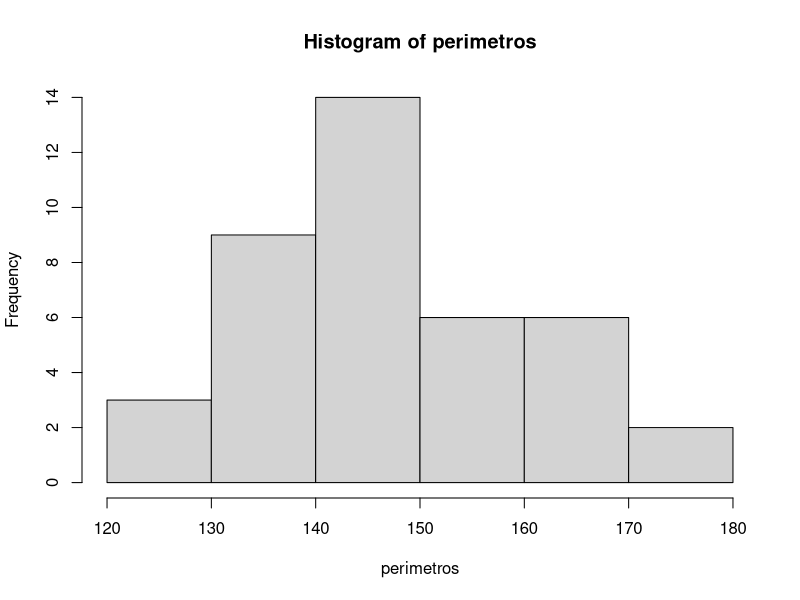
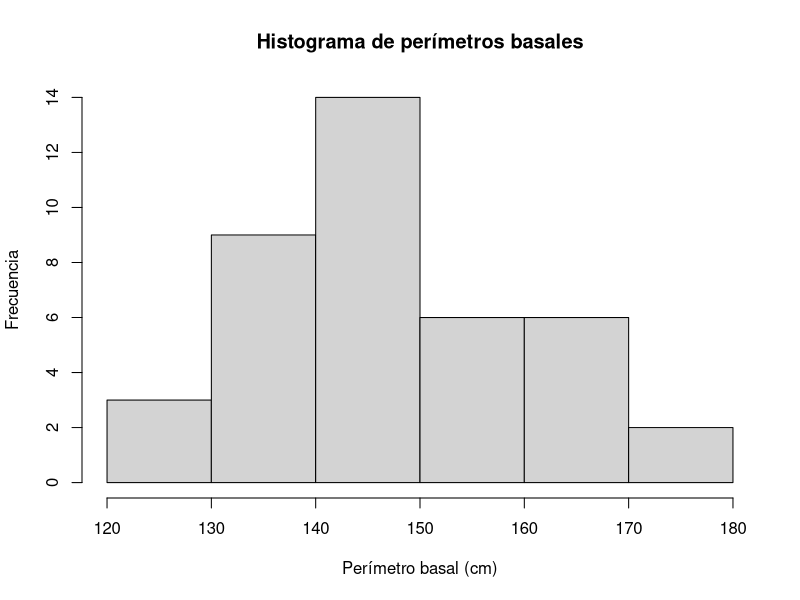

Source code (R) for these figures, in order:
## ---- chunk 1
#borramos todo los objetos en el entorno
rm(list=ls())
## ---- chunk 2
# con c() cargamos un vector llamado perimetros
perimetros <- c(
  138, 164, 150, 132, 144, 125, 149, 157, 146, 158,
  140, 147, 136, 148, 152, 144, 168, 128, 138, 176,
  163, 121, 154, 165, 146, 173, 142, 147, 135, 153,
  140, 135, 161, 145, 135, 161, 145, 142, 150, 156
)
## ---- chunk 3
# TABLA DE FRECUENCIAS AGRUPADAS

intervalos <- seq(120, 180, by = 10)

# Tabla de frecuencias agrupadas
tabla_agrupada <- table(cut(perimetros, breaks = intervalos))
# Marcas de clase
marcas_clase <- (head(intervalos, -1) + tail(intervalos, -1)) / 2


tabla_df <- data.frame(
  Intervalo = names(tabla_agrupada),
  Marca_clase = marcas_clase,
  Frecuencia = as.numeric(tabla_agrupada)
)

tabla_df

tabla_df
## ---- chunk 4
hist(perimetros)

# Histograma con títulos
hist(
  perimetros,
  main = "Histograma de perímetros basales",
  xlab = "Perímetro basal (cm)",
  ylab = "Frecuencia"
)
## ---- chunk 5
media_agrupada <- sum(
  tabla_df$Marca_clase * tabla_df$Frecuencia
) / sum(tabla_df$Frecuencia)

media_agrupada

## ---- chunk 6
# Frecuencia acumulada
tabla_df$Frecuencia_acum <- cumsum(tabla_df$Frecuencia)

tabla_df
## ---- chunk 7
# Número total de datos
n <- sum(tabla_df$Frecuencia)

# Posición de la mediana
n/2
## ---- chunk 8
# Datos de la clase mediana
Li <- 140          #  límite inferior
F_anterior <- 10   # frecuencia acumulada anterior
fm <- 14           # frecuencia de la clase mediana
c <- 10            # amplitud de clase

# Mediana agrupada
Md <- Li + (((n/2) - F_anterior) / fm) * c

Md
